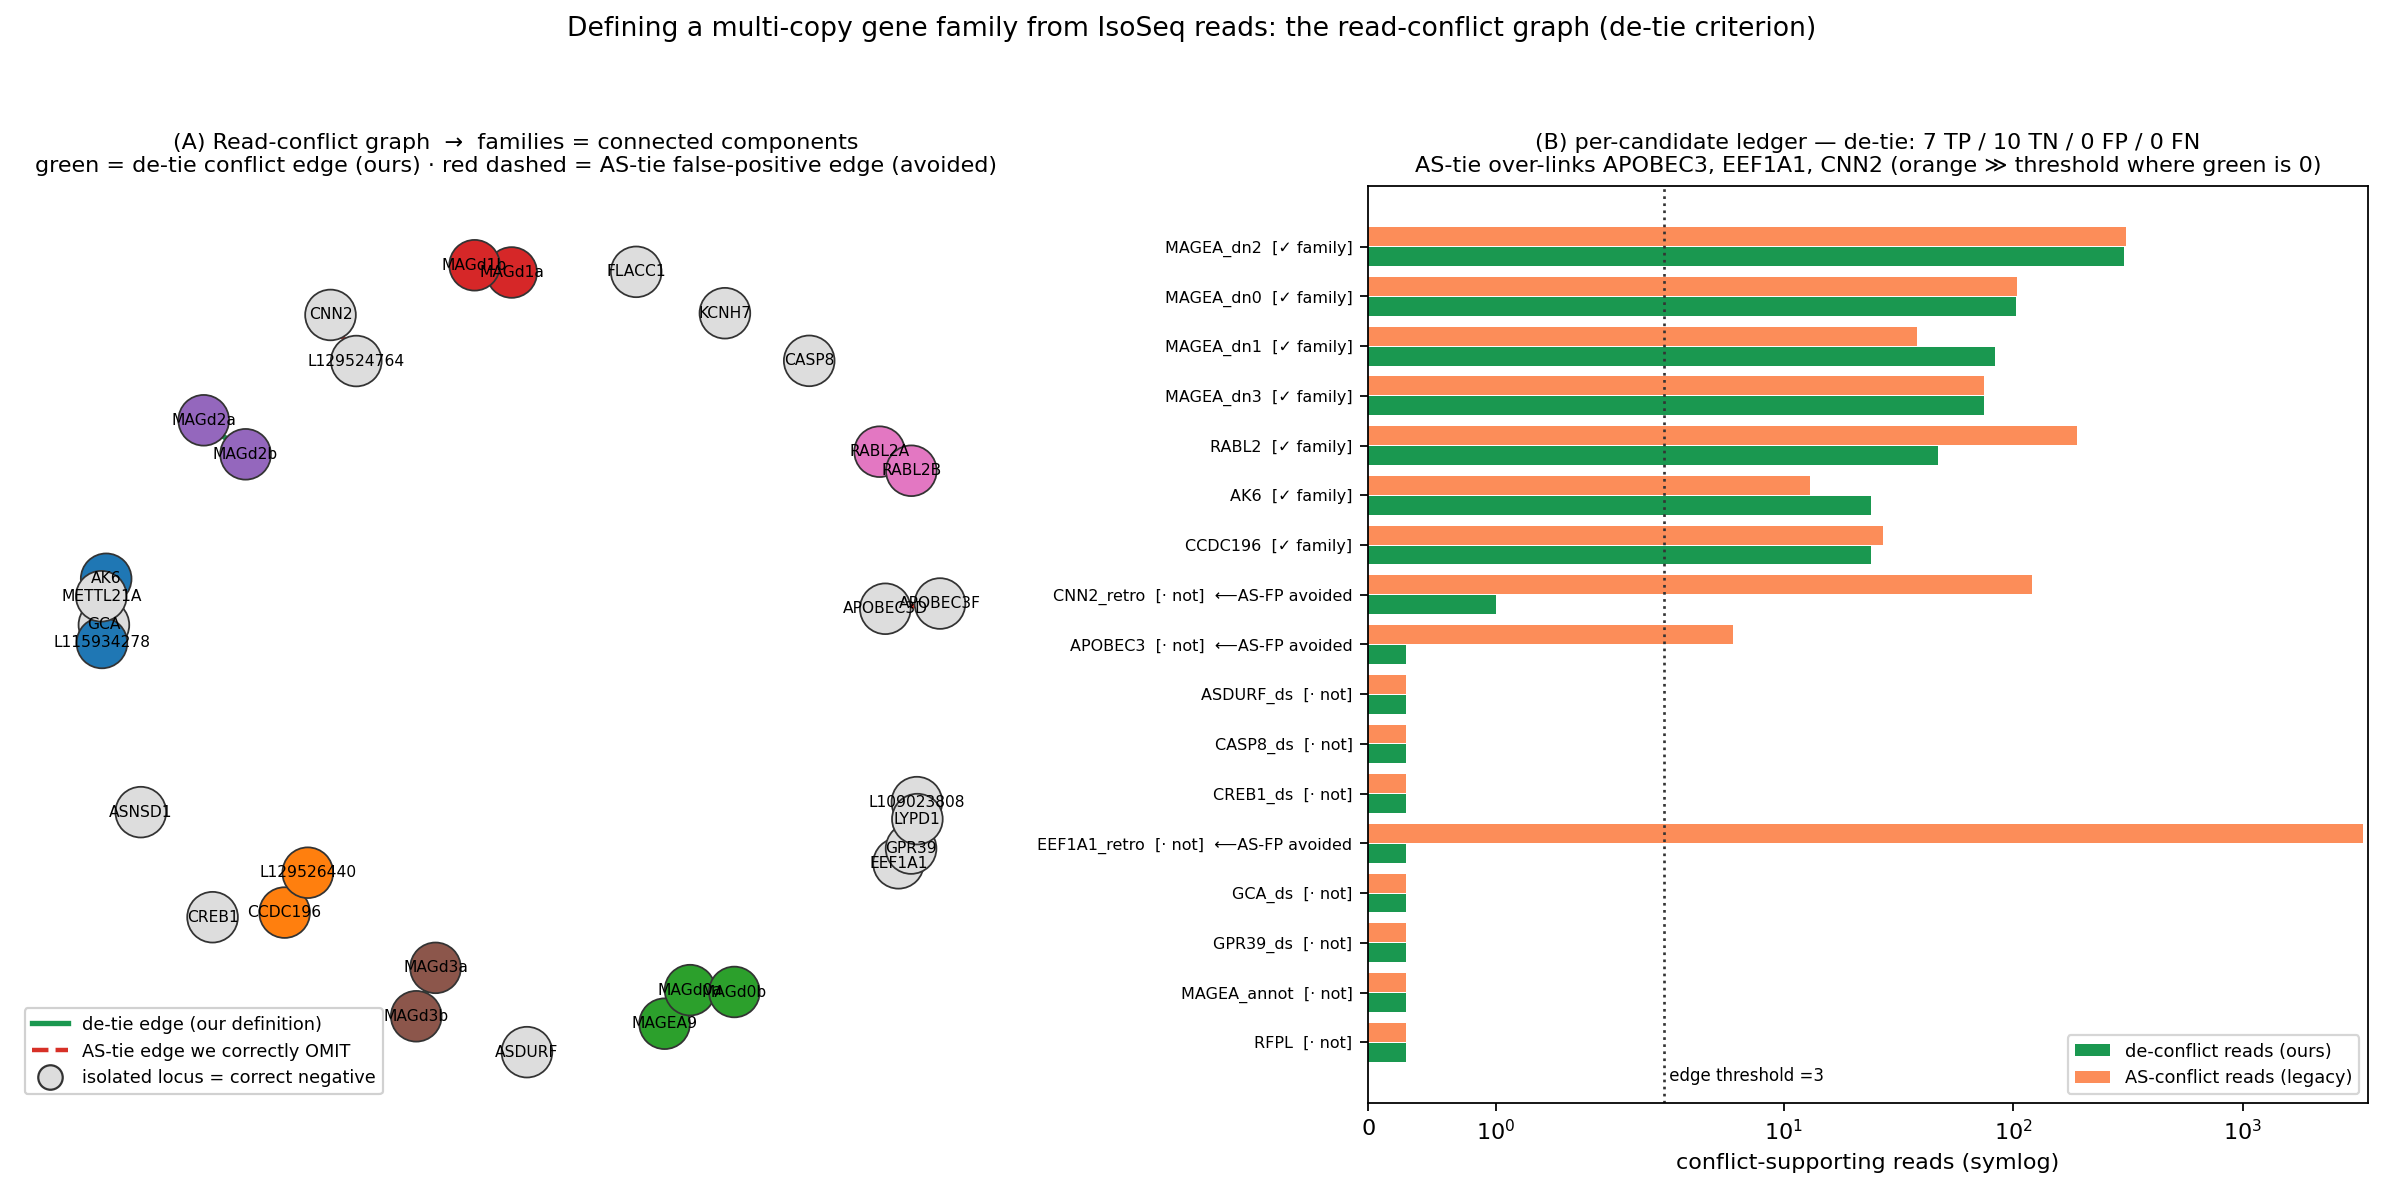

The Python source for this figure:
#!/usr/bin/env python3
"""Figure for advisor interest #1: the read-conflict graph defines multi-copy gene families from IsoSeq reads.

Two panels:
  (A) The conflict graph. Vertices = candidate loci (named gene families + decoys). SOLID green edges = de-tie
      conflict edges (our definition) -> connected components are the families found. DASHED red edges = the
      FALSE-POSITIVE edges AS-tie would add (retrocopies, diverged paralog) that our definition correctly omits.
      Decoy loci that stay isolated (domain-sharers, RFPL, resolvable annotated MAGEA genes) = correct negatives.
  (B) The FP/FN ledger: per candidate, de-conflict reads (ours) vs AS-conflict reads (legacy), coloured by
      verdict (TP/TN), with the 3 AS false positives our definition avoids marked.
"""
import json

import matplotlib
matplotlib.use("Agg")
import matplotlib.pyplot as plt
from matplotlib.lines import Line2D
import networkx as nx

J = json.load(open("/mnt/c/Users/jfris/Desktop/Rustle/bench/family_definition_demo.json"))
MIN_READS = J["operating_point"]["min_reads"]
pc = J["pair_counts"]            # "a~b" -> {shared, n_de, n_as, both_mapq0}
rows = J["rows"]

# build node set + family membership (for colouring) from the demo rows
fam_of = {}
truth_of = {}
for r in rows:
    pass
# reconstruct member lists from the panel embedded in the demo (re-read tsv-style from json rows is not enough);
# instead derive nodes/edges directly from pair_counts.
edges_de = [(k.split("~")[0], k.split("~")[1], v["n_de"]) for k, v in pc.items() if v["n_de"] >= MIN_READS]
edges_as_only = [(k.split("~")[0], k.split("~")[1], v["n_as"]) for k, v in pc.items()
                 if v["n_as"] >= MIN_READS and v["n_de"] < MIN_READS]
nodes = sorted({n for k in pc for n in k.split("~")})

G = nx.Graph()
G.add_nodes_from(nodes)
for a, b, w in edges_de:
    G.add_edge(a, b, w=w)

# components of the de-tie graph = families
comps = [c for c in nx.connected_components(G) if len(c) >= 2]
fam_idx = {}
for i, c in enumerate(comps):
    for n in c:
        fam_idx[n] = i
PAL = plt.cm.tab10.colors

fig = plt.figure(figsize=(15, 7.5))

# ---- Panel A: the conflict graph ----
axA = fig.add_subplot(1, 2, 1)
H = nx.Graph()
H.add_nodes_from(nodes)
H.add_edges_from([(a, b) for a, b, _ in edges_de] + [(a, b) for a, b, _ in edges_as_only])
pos = nx.spring_layout(H, seed=7, k=0.9, iterations=200)
node_colors = [PAL[fam_idx[n] % 10] if n in fam_idx else "#dddddd" for n in nodes]
nx.draw_networkx_nodes(G, pos, nodelist=nodes, node_color=node_colors, node_size=520,
                       edgecolors="#333333", linewidths=0.8, ax=axA)
nx.draw_networkx_edges(G, pos, edgelist=[(a, b) for a, b, _ in edges_de], edge_color="#1a9850",
                       width=2.4, ax=axA)
nx.draw_networkx_edges(H, pos, edgelist=[(a, b) for a, b, _ in edges_as_only], edge_color="#d73027",
                       width=2.0, style="dashed", ax=axA)
short = {n: (n.replace("LOC", "L").replace("MAGd", "M") if len(n) > 8 else n) for n in nodes}
nx.draw_networkx_labels(G, pos, labels=short, font_size=7.0, ax=axA)
axA.set_title("(A) Read-conflict graph  →  families = connected components\n"
              "green = de-tie conflict edge (ours) · red dashed = AS-tie false-positive edge (avoided)",
              fontsize=10)
axA.axis("off")
axA.legend(handles=[
    Line2D([0], [0], color="#1a9850", lw=2.4, label="de-tie edge (our definition)"),
    Line2D([0], [0], color="#d73027", lw=2.0, ls="--", label="AS-tie edge we correctly OMIT"),
    Line2D([0], [0], marker="o", color="w", markerfacecolor="#dddddd", markersize=11,
           markeredgecolor="#333", label="isolated locus = correct negative"),
], loc="lower left", fontsize=8, framealpha=0.9)

# ---- Panel B: FP/FN ledger ----
axB = fig.add_subplot(1, 2, 2)
rows_sorted = sorted(rows, key=lambda r: (-r["de_reads"], r["name"]))
names = [r["name"] for r in rows_sorted]
de_r = [max(r["de_reads"], 0.3) for r in rows_sorted]
as_r = [max(r["as_reads"], 0.3) for r in rows_sorted]
y = range(len(names))
axB.barh([i + 0.2 for i in y], de_r, height=0.38, color="#1a9850", label="de-conflict reads (ours)")
axB.barh([i - 0.2 for i in y], as_r, height=0.38, color="#fc8d59", label="AS-conflict reads (legacy)")
axB.axvline(MIN_READS, color="#333", ls=":", lw=1.2)
axB.text(MIN_READS, len(names) - 0.5, f" edge threshold ={MIN_READS}", fontsize=7.5, va="top")
axB.set_xscale("symlog")
axB.set_yticks(list(y))
ylabels = []
for r in rows_sorted:
    tag = {"TP": "✓ family", "TN": "· not", "FP": "✗FP", "FN": "✗FN"}[r["verdict"]]
    avoided = (not r["truth"]) and r["as_reads"] >= MIN_READS
    ylabels.append(f"{r['name']}  [{tag}]" + ("  ⟵AS-FP avoided" if avoided else ""))
axB.set_yticklabels(ylabels, fontsize=7.2)
axB.set_xlabel("conflict-supporting reads (symlog)")
axB.set_title("(B) per-candidate ledger — de-tie: 7 TP / 10 TN / 0 FP / 0 FN\n"
              "AS-tie over-links APOBEC3, EEF1A1, CNN2 (orange ≫ threshold where green is 0)", fontsize=10)
axB.legend(loc="lower right", fontsize=8)
axB.invert_yaxis()

fig.suptitle("Defining a multi-copy gene family from IsoSeq reads: the read-conflict graph (de-tie criterion)",
             fontsize=12, y=0.99)
fig.tight_layout(rect=[0, 0, 1, 0.96])
out = "/mnt/c/Users/jfris/Desktop/Rustle/bench/family_definition_figure.png"
fig.savefig(out, dpi=160, bbox_inches="tight")
print(f"wrote {out}")
print(f"families (de-tie components): {[sorted(c) for c in comps]}")
print(f"AS-only false-positive edges: {[(a, b) for a, b, _ in edges_as_only]}")
